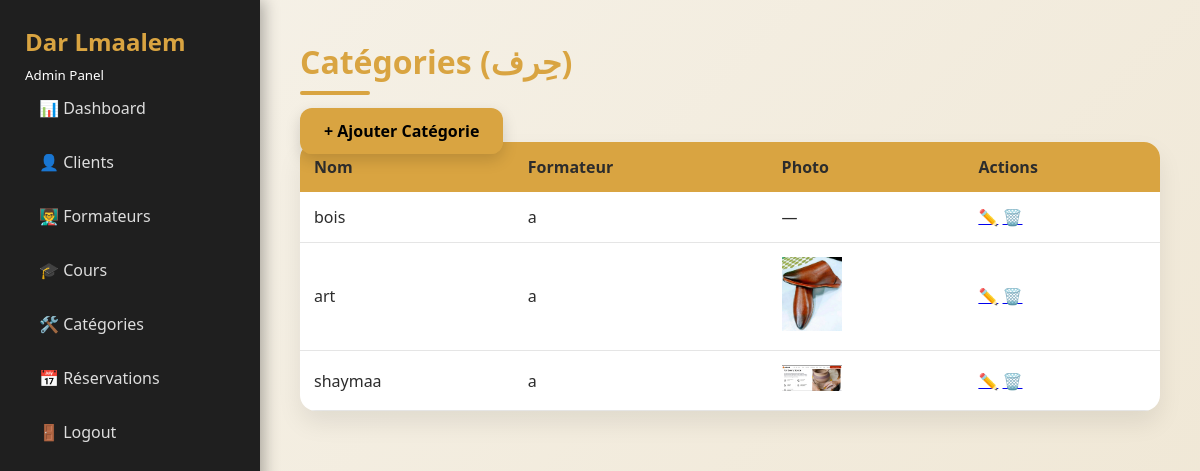
Page /public/index.php?page=admin-categories (signed in) on the committed database.
### tables this page shows
CREATE TABLE `categories` (
  `id` int(11) NOT NULL,
  `nom` varchar(100) NOT NULL,
  `description` text DEFAULT NULL,
  `formateur_id` int(11) NOT NULL,
  `created_at` timestamp NOT NULL DEFAULT current_timestamp(),
  `photo` varchar(255) DEFAULT NULL
);

CREATE TABLE `formateurs` (
  `id` int(11) NOT NULL,
  `nom` varchar(100) NOT NULL,
  `prenom` varchar(100) NOT NULL,
  `email` varchar(100) NOT NULL,
  `telephone` varchar(20) DEFAULT NULL,
  `specialite` varchar(100) DEFAULT NULL,
  `ville` varchar(100) DEFAULT NULL,
  `date_naissance` date DEFAULT NULL
);

### app/controllers/CategoryController.php (called while the page is built, shortened)
<?php
require_once __DIR__ . '/../models/Category.php';
class CategoryController
{
    public function index()
    {
        $categories = Category::all();
        require __DIR__ . '/../views/admin/categories.php';
    }
}

### app/models/Category.php (called while the page is built, shortened)
<?php
class Category
{
    public static function all()
    {
        $db = Database::connect();
        $stmt = $db->query("
            SELECT categories.*, formateurs.nom AS formateur_nom
            FROM categories
            JOIN formateurs ON categories.formateur_id = formateurs.id
        ");
        return $stmt->fetchAll(PDO::FETCH_ASSOC);
    }
}

### app/views/admin/categories.php (the view)
<?php include __DIR__ . '/../layouts/admin_sidebar.php'; ?>
<h1>Catégories (حِرف)</h1>
<a href="index.php?page=category-create" class="btn">+ Ajouter Catégorie</a>
<table class="table">
    <tr>
        <th>Nom</th>
        <th>Formateur</th>
        <th>Photo</th>
        <th>Actions</th>
    </tr>
    <?php foreach ($categories as $c): ?>
    <tr>
        <td><?= htmlspecialchars($c['nom']) ?></td>
        <td><?= htmlspecialchars($c['formateur_nom']) ?></td>
        <td>
            <?php if (!empty($c['photo'])): ?>
                <img src="uploads/categories/<?= htmlspecialchars($c['photo']) ?>" width="60">
            <?php else: ?>
                —
            <?php endif; ?>
        </td>
        <td>
            <a href="index.php?page=category-edit&id=<?= $c['id'] ?>">✏️</a>
            <a href="index.php?page=category-delete&id=<?= $c['id'] ?>"
               onclick="return confirm('Supprimer cette catégorie ?')">🗑️</a>
        </td>
    </tr>
    <?php endforeach; ?>
</table>

### public/index.php (shortened to what this page needs)
<?php
$page = $_GET['page'] ?? 'home';
require_once __DIR__ . '/../app/controllers/CategoryController.php';
switch ($page) {
    case 'admin-categories':
        (new CategoryController())->index();
        break;
}

### app/views/layouts/admin_sidebar.php (shortened to what this page needs)
<!DOCTYPE html>
<html lang="fr">
<head>
    <link rel="stylesheet" href="http://localhost/artisan-academy/public/assets/css/style.css">
</head>
<body>
<div class="admin-container">
<aside class="sidebar">
    <h2>Dar Lmaalem</h2>
    <small>Admin Panel</small>
<nav>
    <a href="index.php?page=admin-dashboard">📊 Dashboard</a>
    <a href="index.php?page=admin-clients">👤 Clients</a>
    <a href="index.php?page=admin-formateurs">👨‍🏫 Formateurs</a>
    <a href="index.php?page=admin-courses">🎓 Cours</a>
    <a href="index.php?page=admin-categories">🛠️ Catégories</a>
    <a href="index.php?page=admin-reservations">📅 Réservations</a>
    <a href="index.php?page=logout" class="logout">🚪 Logout</a>
</nav>
</aside>
    <main class="admin-content">

### public/assets/css/style.css (style rules this page uses)
* { margin: 0; padding: 0; box-sizing: border-box; font-family: "Segoe UI", Tahoma, Arial, sans-serif; transition: all .25s ease; }
body { background: linear-gradient(135deg, #f6f2e9, #efe6d3); color: #2c2c2c; }
:root { --primary: #d9a441; --primary-dark: #c8942f; --dark: #1f1f1f; --dark-2: #2a2a2a; --light: #ffffff; --gray: #e5e5e5; --muted: #777; --radius: 16px; --shadow: 0 12px 25px rgba(0,0,0,.08); --shadow-hover: 0 18px 35px rgba(0,0,0,.15); }
.admin-container { display: flex; min-height: 100vh; }
.sidebar { width: 260px; background: var(--dark); padding: 25px; color: #fff; box-shadow: 4px 0 15px rgba(0,0,0,.3); }
.sidebar h2 { color: var(--primary); margin-bottom: 5px; }
.sidebar a { display: flex; gap: 10px; padding: 12px 14px; margin-bottom: 8px; border-radius: 10px; text-decoration: none; color: #ddd; }
.admin-content { flex: 1; padding: 40px; animation: fadeIn .6s ease; }
.page-title, .admin-content h1 { font-size: 32px; color: var(--primary); margin-bottom: 25px; position: relative; }
.page-title::after, .admin-content h1::after { content: ""; width: 70px; height: 4px; background: var(--primary); display: block; margin-top: 8px; border-radius: 3px; }
.btn, button, .btn-add, .btn-back { background: var(--primary); color: #000; padding: 12px 24px; border-radius: 12px; border: none; font-weight: bold; cursor: pointer; box-shadow: 0 6px 15px rgba(0,0,0,.15); text-decoration: none; }
.admin-table, table { width: 100%; border-collapse: collapse; background: #fff; border-radius: var(--radius); overflow: hidden; box-shadow: var(--shadow); animation: fadeUp .5s ease; }
th { background: var(--primary); padding: 14px; text-align: left; }
td { padding: 14px; border-bottom: 1px solid var(--gray); }

### rows in the picture
categories: nom "bois", formateur.nom "a"
categories: nom "art", formateur.nom "a", photo (picture)
categories: nom "shaymaa", formateur.nom "a", photo (picture)
